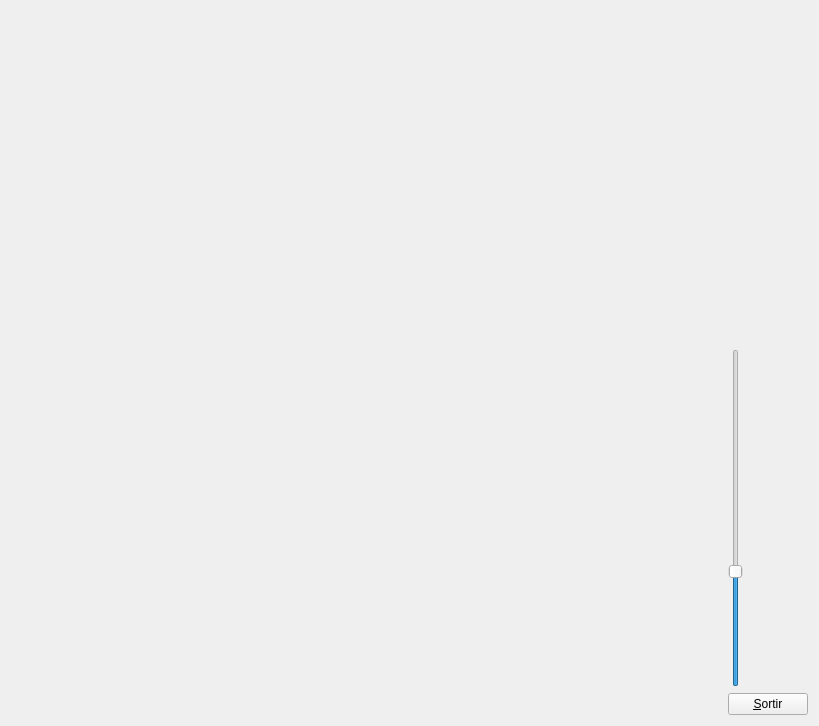
<?xml version="1.0" encoding="UTF-8"?>
<ui version="4.0">
 <class>MyForm</class>
 <widget class="QWidget" name="MyForm">
  <property name="geometry">
   <rect>
    <x>0</x>
    <y>0</y>
    <width>819</width>
    <height>726</height>
   </rect>
  </property>
  <property name="windowTitle">
   <string>Form</string>
  </property>
  <layout class="QHBoxLayout" name="horizontalLayout">
   <item>
    <widget class="MyGLWidget" name="widget" native="true">
     <property name="sizePolicy">
      <sizepolicy hsizetype="Expanding" vsizetype="Expanding">
       <horstretch>0</horstretch>
       <verstretch>0</verstretch>
      </sizepolicy>
     </property>
    </widget>
   </item>
   <item>
    <layout class="QVBoxLayout" name="verticalLayout">
     <item>
      <spacer name="verticalSpacer">
       <property name="orientation">
        <enum>Qt::Vertical</enum>
       </property>
       <property name="sizeHint" stdset="0">
        <size>
         <width>20</width>
         <height>40</height>
        </size>
       </property>
      </spacer>
     </item>
     <item>
      <widget class="QSlider" name="verticalSlider">
       <property name="maximum">
        <number>180</number>
       </property>
       <property name="sliderPosition">
        <number>60</number>
       </property>
       <property name="orientation">
        <enum>Qt::Vertical</enum>
       </property>
      </widget>
     </item>
     <item>
      <widget class="QPushButton" name="pushButton">
       <property name="sizePolicy">
        <sizepolicy hsizetype="Fixed" vsizetype="Fixed">
         <horstretch>0</horstretch>
         <verstretch>0</verstretch>
        </sizepolicy>
       </property>
       <property name="text">
        <string>&amp;Sortir</string>
       </property>
      </widget>
     </item>
    </layout>
   </item>
  </layout>
 </widget>
 <customwidgets>
  <customwidget>
   <class>MyGLWidget</class>
   <extends>QWidget</extends>
   <header>MyGLWidget.h</header>
   <container>1</container>
   <slots>
    <signal>zoomPerformed(int)</signal>
    <slot>performZoom(int)</slot>
   </slots>
  </customwidget>
 </customwidgets>
 <resources/>
 <connections>
  <connection>
   <sender>pushButton</sender>
   <signal>clicked()</signal>
   <receiver>MyForm</receiver>
   <slot>close()</slot>
   <hints>
    <hint type="sourcelabel">
     <x>811</x>
     <y>718</y>
    </hint>
    <hint type="destinationlabel">
     <x>839</x>
     <y>529</y>
    </hint>
   </hints>
  </connection>
  <connection>
   <sender>verticalSlider</sender>
   <signal>valueChanged(int)</signal>
   <receiver>widget</receiver>
   <slot>performZoom(int)</slot>
   <hints>
    <hint type="sourcelabel">
     <x>741</x>
     <y>471</y>
    </hint>
    <hint type="destinationlabel">
     <x>686</x>
     <y>469</y>
    </hint>
   </hints>
  </connection>
  <connection>
   <sender>widget</sender>
   <signal>zoomPerformed(int)</signal>
   <receiver>verticalSlider</receiver>
   <slot>setValue(int)</slot>
   <hints>
    <hint type="sourcelabel">
     <x>720</x>
     <y>434</y>
    </hint>
    <hint type="destinationlabel">
     <x>729</x>
     <y>434</y>
    </hint>
   </hints>
  </connection>
 </connections>
 <slots>
  <slot>performZoom(int)</slot>
 </slots>
</ui>
